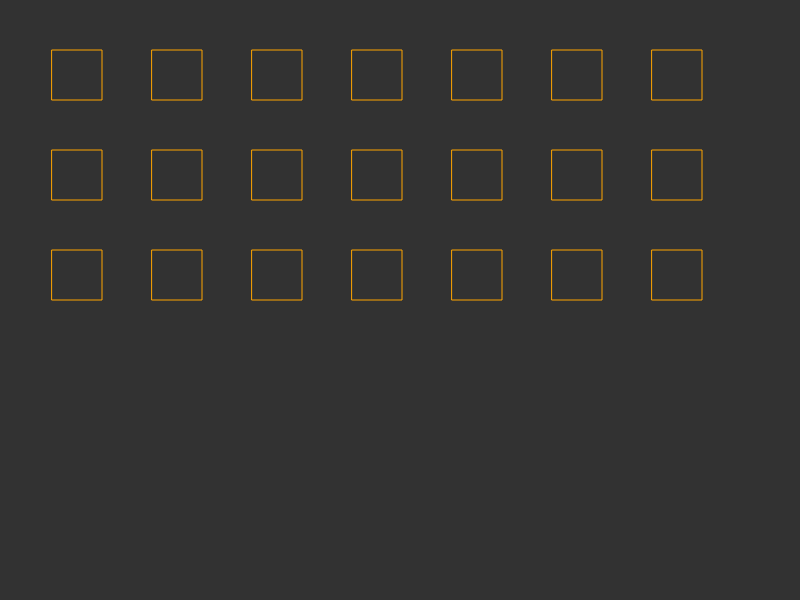
Frame 1 (no input)
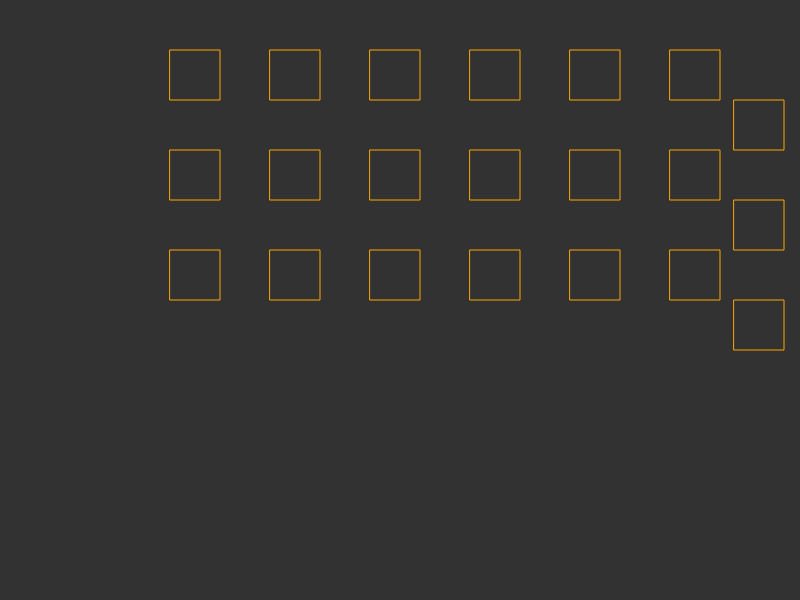
Frame 60 (no input)
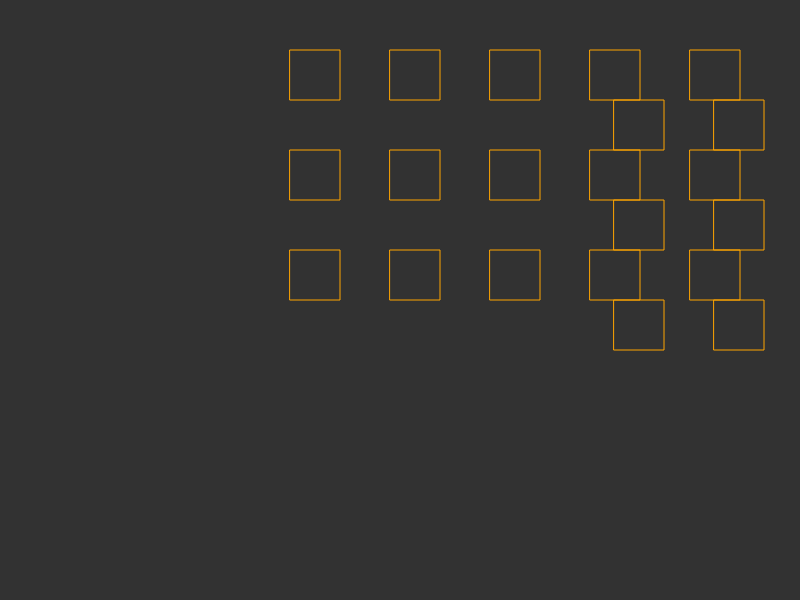
Frame 120 (the mouse pressed at the canvas centre since frame 60)

The p5.js sketch that drew these frames (run headless with seeded random() and noise() and a simulated clock; from frame 60 on, the mouse is pressed at the canvas centre):

// p5.js sketch
// ── sketch.js
// INVADER BLOCK BASIC
"use strict";

// Declare Global Variables
let x, y, xSpeed, invaderBlocks;

// SETUP FUNCTION - Runs once at beginning of program
function setup() {
    createCanvas(800, 600);

    // Initialize Global Variables
	x = 50;
	y = 50;
	// xSpeed = 2;

	invaderBlocks = [];
	xSpeed = [];
	for (let i = 0; i < 21; i++) {
		if (x < width - 100) {
			xSpeed.push(2);
			invaderBlocks.push([x, y])
			x = x + 100;
		}
		if (x == 750) {
			y = y + 100;
			x = 50;
		}
	}
}

// DRAW FUNCTION - Loops @ 60FPS by default
function draw() {
	background(50);
	
	// Move & Bounce
	
	
	// Draw Block
	noFill();
	stroke("orange");
	for (let i = 0; i < invaderBlocks.length; i++) {
		if (invaderBlocks[i][0] < 0 || invaderBlocks[i][0] + 50 > width) {
			xSpeed[i] = xSpeed[i] * -1; // Change direction	 
			;// Shift down
			invaderBlocks[i][1] += 50;
		}

		if (invaderBlocks[i][1] + 60 > height) {
			invaderBlocks[i][1] = 50;
		}
		invaderBlocks[i][0] += xSpeed[i]
		rect(invaderBlocks[i][0], invaderBlocks[i][1], 50, 50);
	}
	

}
